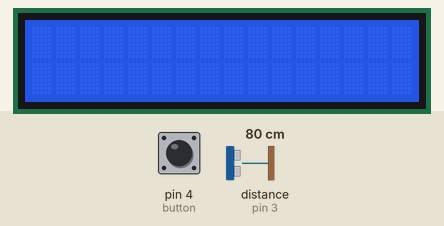
Bench run of a sketch on a simulated Arduino Uno, built with avr-gcc and run on an emulated ATmega328P. Parts: 16×2 character LCD. Wiring (inferred from the names in the program): ultrasonic range finder: trigger pin 2; echo pin 3. The inputs (shaded band) are chosen by the test bench; at power-on: pin 4 (button) LOW, distance to the obstacle (sensor on pin 3) 80 cm. The echo pulse lasts 58.3 µs per cm.

Above: at 1.2 s.
1.3 s: pin 4 (button) pulled HIGH for 3.2 s
At 3.4 s:
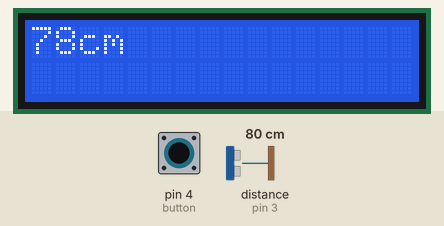
Timing chart, 0 to 4.9 s (numbered marks = the images above; inputs shaded):
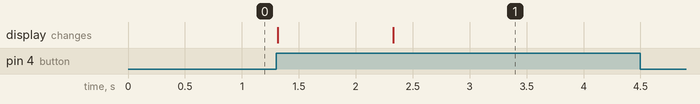

The sketch:

button-lcd-ultrasonic.ino
```cpp
// tinkercad: working
// arduino: working

#include <Wire.h>
#include <LiquidCrystal_I2C.h>

const byte trigger_pin = 2;
const byte echo_pin = 3;
const byte button = 4;
int time, distance;

LiquidCrystal_I2C lcd(0x27, 16, 2);

void setup(){
  lcd.begin(0,0);
  lcd.backlight();
  //ultrasonic
  pinMode(trigger_pin, OUTPUT);
  pinMode(echo_pin, INPUT);
  //button
  pinMode(button, INPUT);
}

void loop(){
  int buttonStatus = digitalRead(button);
  digitalWrite(trigger_pin, HIGH);
  delayMicroseconds(10);
  digitalWrite(trigger_pin, LOW);
  time = pulseIn(echo_pin,HIGH);
  distance = (time * 0.034)/2;

  if (buttonStatus == HIGH) {
    lcd.clear();
    lcd.print(distance);
    lcd.print("cm");
    delay(1000);
  }else{
    lcd.clear();
  }
}
```

Measured:
- after the input at 1.3 s, the display: first changes at once (image 1 shows a later state)
